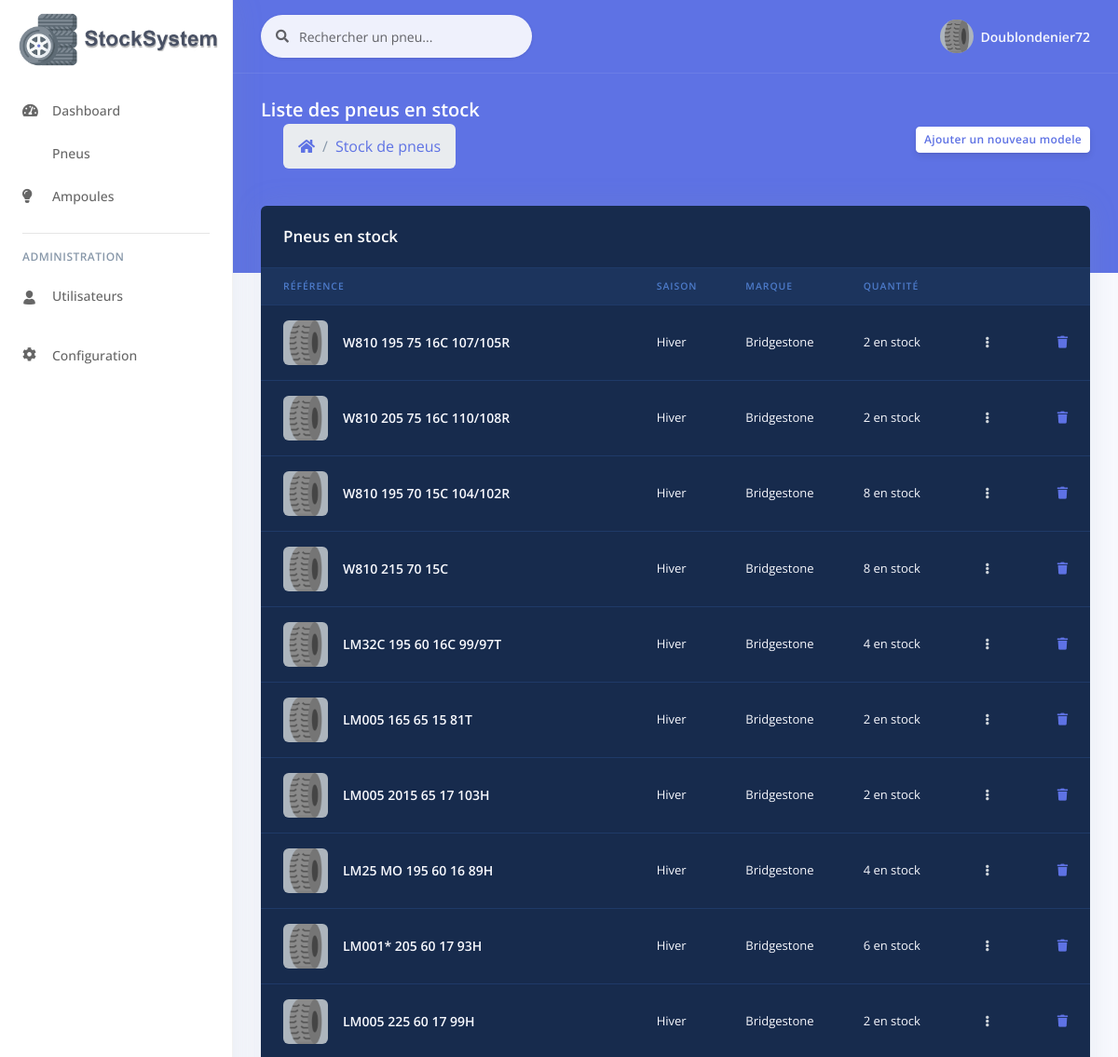
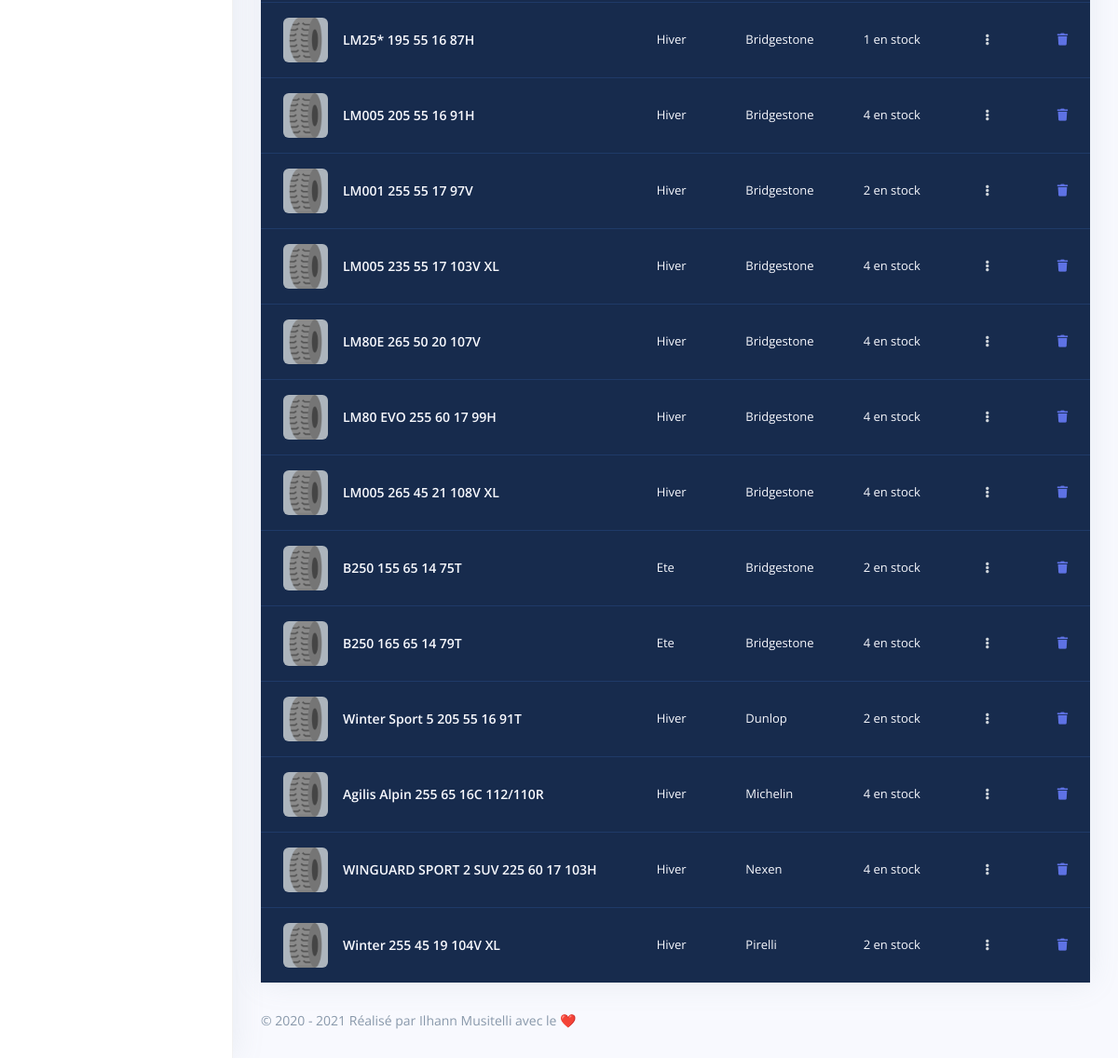
The page /pneus.php (signed in) on the database its author committed (2 pictures, top to bottom).
### tables this page shows
CREATE TABLE IF NOT EXISTS `stock_pneus` (
  `id` int(11) NOT NULL AUTO_INCREMENT,
  `ref` text,
  `saison` text,
  `marque` text,
  `quant` int(11) DEFAULT NULL,
  KEY `Index 1` (`id`)
);

### pneus.php (the view, shortened to what this page needs)
<?php
include('configuration/include.php');
?>
<!DOCTYPE html>
<html>
<head>
  <link rel="stylesheet" href="assets/vendor/nucleo/css/nucleo.css" type="text/css">
  <link rel="stylesheet" href="assets/vendor/@fortawesome/fontawesome-free/css/all.min.css" type="text/css">
  <link rel="stylesheet" href="assets/css/argon.css?v=1.2.0" type="text/css">
  <link rel="stylesheet" href="https://pro.fontawesome.com/releases/v5.10.0/css/all.css"/>
</head>
<body>
  <?php include("includes/sidebar.php") ?>
    <?php include("includes/navbar.php") ?>
    <div class="header bg-primary pb-6">
      <div class="container-fluid">
        <div class="header-body">
          <div class="row align-items-center py-4">
            <div class="col-lg-6 col-7">
              <h6 class="h2 text-white d-inline-block mb-0">Liste des pneus en stock</h6>
              <nav aria-label="breadcrumb" class="d-none d-md-inline-block ml-md-4">
                <ol class="breadcrumb breadcrumb-links breadcrumb-dark">
                  <li class="breadcrumb-item"><a href="dashboard.php"><i class="fas fa-home"></i></a></li>
                  <li class="breadcrumb-item avtive"><a href="pneus.php">Stock de pneus</a></li>
                </ol>
              </nav>
            </div>
            <div class="col-lg-6 col-5 text-right">
              <button data-toggle="modal" data-target="#addPneu" class="btn btn-sm btn-neutral">Ajouter un nouveau modele</button>
            </div>
          </div>
        </div>
      </div>
    </div>
    <div class="container-fluid mt--6">
      <div class="row">
        <div class="col">
          <div class="card bg-default shadow">
            <div class="card-header bg-transparent border-0">
              <h3 class="text-white mb-0">Pneus en stock</h3>
            </div>
            <div class="table-responsive">
              <table class="table align-items-center table-dark table-flush">
                <thead class="thead-dark">
                  <tr>
                    <th scope="col">Référence</th>
                    <th scope="col">Saison</th>
                    <th scope="col">Marque</th>
                    <th scope="col">Quantité</th>
                    <th scope="col"></th>
                    <th scope="col"></th>
                  </tr>
                </thead>
                <tbody class="list">
                  <?php
                  if(isset($_GET['search']) AND !empty($_GET['search'])) {
                    $search = htmlspecialchars($_GET['search']);
                    $pneus = $bdd->query('SELECT * FROM stock_pneus WHERE ref LIKE "%'.$search.'%"');
                    $pneus = $pneus->fetchAll();
                    if (empty($pneus))  {
                        echo('<h3 style="color: white;">&nbsp;&nbsp;Aucun résultats trouvé</h3>');
                    }
                    }else{
                      $pneus = $bdd->query('SELECT * FROM stock_pneus ORDER BY marque');
                      $pneus = $pneus->fetchAll();
                    }
                  foreach($pneus as $p){
                  ?>
                <tr>
                    <th scope="row">
                      <div class="media align-items-center">
                        <a href="" class="avatar mr-3">
                          <img alt="Image pneu" src="img/tire.png">
                        </a>
                        <div class="media-body">
                          <span class="name mb-0 text-sm"><?= $p['ref'] ?></span>
                        </div>
                      </div>
                    </th>
                    <td>
                      <?= $p['saison'] ?>
                    </td>
                    <td>
                      <span><?= $p['marque'] ?></span>
                    </td>
                    <td>
                      <span><?php if(($p['quant']) == 0){ echo '<span style="color: red;" >Plus de stock</span>'; }else{ echo $p['quant']." en stock"; } ?></span>
                    </td>
                    <td class="text-right">
                      <div class="dropdown">
                        <a class="btn btn-sm btn-icon-only text-light" href="#" role="button" data-toggle="dropdown" aria-haspopup="true" aria-expanded="false">
                          <i class="fas fa-ellipsis-v"></i>
                        </a>
                      </div>
                    </td>
                    <td class="text-right">
                      <a href="?delete=<?= $p['id'] ?>"><i class="fas fa-trash"></i></a>
                    </td>
                  <?php } ?>
                </tbody>
              </table>
            </div>
          </div>
        </div>
      </div>
      <?php include("includes/footer.php") ?>
    </div>
  </div>
</body>
</html>

### rows shown on the page
stock_pneus: ref "W810 195 75 16C 107/105R", saison "Hiver", marque "Bridgestone", quant "2"
stock_pneus: ref "W810 205 75 16C 110/108R", saison "Hiver", marque "Bridgestone", quant "2"
stock_pneus: ref "W810 195 70 15C 104/102R", saison "Hiver", marque "Bridgestone", quant "8"
stock_pneus: ref "W810 215 70 15C", saison "Hiver", marque "Bridgestone", quant "8"
stock_pneus: ref "LM32C 195 60 16C 99/97T", saison "Hiver", marque "Bridgestone", quant "4"
stock_pneus: ref "LM005 165 65 15 81T", saison "Hiver", marque "Bridgestone", quant "2"
stock_pneus: ref "LM005 2015 65 17 103H", saison "Hiver", marque "Bridgestone", quant "2"
stock_pneus: ref "LM25 MO 195 60 16 89H", saison "Hiver", marque "Bridgestone", quant "4"
stock_pneus: ref "LM001* 205 60 17 93H", saison "Hiver", marque "Bridgestone", quant "6"
stock_pneus: ref "LM005 225 60 17 99H", saison "Hiver", marque "Bridgestone", quant "2"
stock_pneus: ref "LM25* 195 55 16 87H", saison "Hiver", marque "Bridgestone", quant "1"
stock_pneus: ref "LM005 205 55 16 91H", saison "Hiver", marque "Bridgestone", quant "4"
stock_pneus: ref "LM001 255 55 17 97V", saison "Hiver", marque "Bridgestone", quant "2"
stock_pneus: ref "LM005 235 55 17 103V XL", saison "Hiver", marque "Bridgestone", quant "4"
stock_pneus: ref "LM80E 265 50 20 107V", saison "Hiver", marque "Bridgestone", quant "4"
stock_pneus: ref "LM80 EVO 255 60 17 99H", saison "Hiver", marque "Bridgestone", quant "4"
stock_pneus: ref "LM005 265 45 21 108V XL", saison "Hiver", marque "Bridgestone", quant "4"
stock_pneus: ref "B250 155 65 14 75T", saison "Ete", marque "Bridgestone", quant "2"
stock_pneus: ref "B250 165 65 14 79T", saison "Ete", marque "Bridgestone", quant "4"
stock_pneus: ref "Winter Sport 5 205 55 16 91T", saison "Hiver", marque "Dunlop", quant "2"
stock_pneus: ref "Agilis Alpin 255 65 16C 112/110R", saison "Hiver", marque "Michelin", quant "4"
stock_pneus: ref "WINGUARD SPORT 2 SUV 225 60 17 103H", saison "Hiver", marque "Nexen", quant "4"
stock_pneus: ref "Winter 255 45 19 104V XL", saison "Hiver", marque "Pirelli", quant "2"

### other values the page prints
$_SESSION['username'] "Doublondenier72"
